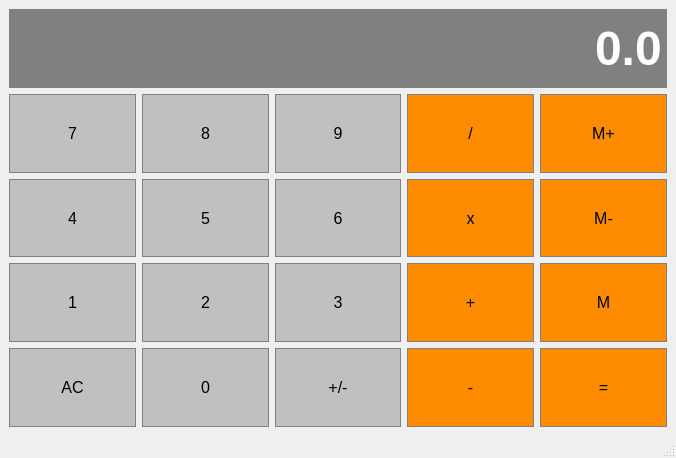
<?xml version="1.0" encoding="UTF-8"?>
<ui version="4.0">
 <class>Calculator</class>
 <widget class="QMainWindow" name="Calculator">
  <property name="geometry">
   <rect>
    <x>0</x>
    <y>0</y>
    <width>676</width>
    <height>458</height>
   </rect>
  </property>
  <property name="windowTitle">
   <string>Calculator</string>
  </property>
  <widget class="QWidget" name="centralwidget">
   <layout class="QGridLayout" name="gridLayout">
    <item row="2" column="3">
     <widget class="QPushButton" name="ButtonDivide">
      <property name="sizePolicy">
       <sizepolicy hsizetype="Preferred" vsizetype="Preferred">
        <horstretch>0</horstretch>
        <verstretch>0</verstretch>
       </sizepolicy>
      </property>
      <property name="font">
       <font>
        <pointsize>12</pointsize>
       </font>
      </property>
      <property name="styleSheet">
       <string notr="true">QPushButton{
	background-color:#FF8C00;
	border:1px solid gray;
	padding:5px;
}

QPushButton::pressed{
	background-color:#A9A9A9;
	border:1px solid gray;
	padding:5px;
}
</string>
      </property>
      <property name="text">
       <string>/</string>
      </property>
     </widget>
    </item>
    <item row="2" column="2">
     <widget class="QPushButton" name="Button9">
      <property name="sizePolicy">
       <sizepolicy hsizetype="Preferred" vsizetype="Preferred">
        <horstretch>0</horstretch>
        <verstretch>0</verstretch>
       </sizepolicy>
      </property>
      <property name="font">
       <font>
        <pointsize>12</pointsize>
       </font>
      </property>
      <property name="styleSheet">
       <string notr="true">QPushButton{
	background-color:#c0c0c0;
	border:1px solid gray;
	padding:5px;
}

QPushButton::pressed{
	background-color:#A9A9A9;
	border:1px solid gray;
	padding:5px;
}
</string>
      </property>
      <property name="text">
       <string>9</string>
      </property>
     </widget>
    </item>
    <item row="5" column="0">
     <widget class="QPushButton" name="Button4">
      <property name="sizePolicy">
       <sizepolicy hsizetype="Preferred" vsizetype="Preferred">
        <horstretch>0</horstretch>
        <verstretch>0</verstretch>
       </sizepolicy>
      </property>
      <property name="font">
       <font>
        <pointsize>12</pointsize>
       </font>
      </property>
      <property name="styleSheet">
       <string notr="true">QPushButton{
	background-color:#c0c0c0;
	border:1px solid gray;
	padding:5px;
}

QPushButton::pressed{
	background-color:#A9A9A9;
	border:1px solid gray;
	padding:5px;
}
</string>
      </property>
      <property name="text">
       <string>4</string>
      </property>
     </widget>
    </item>
    <item row="5" column="1">
     <widget class="QPushButton" name="Button5">
      <property name="sizePolicy">
       <sizepolicy hsizetype="Preferred" vsizetype="Preferred">
        <horstretch>0</horstretch>
        <verstretch>0</verstretch>
       </sizepolicy>
      </property>
      <property name="font">
       <font>
        <pointsize>12</pointsize>
       </font>
      </property>
      <property name="styleSheet">
       <string notr="true">QPushButton{
	background-color:#c0c0c0;
	border:1px solid gray;
	padding:5px;
}

QPushButton::pressed{
	background-color:#A9A9A9;
	border:1px solid gray;
	padding:5px;
}
</string>
      </property>
      <property name="text">
       <string>5</string>
      </property>
     </widget>
    </item>
    <item row="2" column="0">
     <widget class="QPushButton" name="Button7">
      <property name="sizePolicy">
       <sizepolicy hsizetype="Preferred" vsizetype="Preferred">
        <horstretch>0</horstretch>
        <verstretch>0</verstretch>
       </sizepolicy>
      </property>
      <property name="font">
       <font>
        <pointsize>12</pointsize>
       </font>
      </property>
      <property name="styleSheet">
       <string notr="true">QPushButton{
	background-color:#c0c0c0;
	border:1px solid gray;
	padding:5px;
}

QPushButton::pressed{
	background-color:#A9A9A9;
	border:1px solid gray;
	padding:5px;
}
</string>
      </property>
      <property name="text">
       <string>7</string>
      </property>
     </widget>
    </item>
    <item row="7" column="0">
     <widget class="QPushButton" name="Button1">
      <property name="sizePolicy">
       <sizepolicy hsizetype="Preferred" vsizetype="Preferred">
        <horstretch>0</horstretch>
        <verstretch>0</verstretch>
       </sizepolicy>
      </property>
      <property name="font">
       <font>
        <pointsize>12</pointsize>
       </font>
      </property>
      <property name="styleSheet">
       <string notr="true">QPushButton{
	background-color:#c0c0c0;
	border:1px solid gray;
	padding:5px;
}

QPushButton::pressed{
	background-color:#A9A9A9;
	border:1px solid gray;
	padding:5px;
}
</string>
      </property>
      <property name="text">
       <string>1</string>
      </property>
     </widget>
    </item>
    <item row="9" column="3">
     <widget class="QPushButton" name="Buttonminus">
      <property name="sizePolicy">
       <sizepolicy hsizetype="Preferred" vsizetype="Preferred">
        <horstretch>0</horstretch>
        <verstretch>0</verstretch>
       </sizepolicy>
      </property>
      <property name="font">
       <font>
        <pointsize>12</pointsize>
       </font>
      </property>
      <property name="styleSheet">
       <string notr="true">QPushButton{
	background-color:#FF8C00;
	border:1px solid gray;
	padding:5px;
}

QPushButton::pressed{
	background-color:#A9A9A9;
	border:1px solid gray;
	padding:5px;
}
</string>
      </property>
      <property name="text">
       <string>-</string>
      </property>
     </widget>
    </item>
    <item row="5" column="2">
     <widget class="QPushButton" name="Button6">
      <property name="sizePolicy">
       <sizepolicy hsizetype="Preferred" vsizetype="Preferred">
        <horstretch>0</horstretch>
        <verstretch>0</verstretch>
       </sizepolicy>
      </property>
      <property name="font">
       <font>
        <pointsize>12</pointsize>
       </font>
      </property>
      <property name="styleSheet">
       <string notr="true">QPushButton{
	background-color:#c0c0c0;
	border:1px solid gray;
	padding:5px;
}

QPushButton::pressed{
	background-color:#A9A9A9;
	border:1px solid gray;
	padding:5px;
}
</string>
      </property>
      <property name="text">
       <string>6</string>
      </property>
     </widget>
    </item>
    <item row="7" column="2">
     <widget class="QPushButton" name="Button3">
      <property name="sizePolicy">
       <sizepolicy hsizetype="Preferred" vsizetype="Preferred">
        <horstretch>0</horstretch>
        <verstretch>0</verstretch>
       </sizepolicy>
      </property>
      <property name="font">
       <font>
        <pointsize>12</pointsize>
       </font>
      </property>
      <property name="styleSheet">
       <string notr="true">QPushButton{
	background-color:#c0c0c0;
	border:1px solid gray;
	padding:5px;
}

QPushButton::pressed{
	background-color:#A9A9A9;
	border:1px solid gray;
	padding:5px;
}
</string>
      </property>
      <property name="text">
       <string>3</string>
      </property>
     </widget>
    </item>
    <item row="2" column="4">
     <widget class="QPushButton" name="ButtonMplus">
      <property name="sizePolicy">
       <sizepolicy hsizetype="Preferred" vsizetype="Preferred">
        <horstretch>0</horstretch>
        <verstretch>0</verstretch>
       </sizepolicy>
      </property>
      <property name="font">
       <font>
        <pointsize>12</pointsize>
       </font>
      </property>
      <property name="styleSheet">
       <string notr="true">QPushButton{
	background-color:#FF8C00;
	border:1px solid gray;
	padding:5px;
}

QPushButton::pressed{
	background-color:#A9A9A9;
	border:1px solid gray;
	padding:5px;
}
</string>
      </property>
      <property name="text">
       <string>M+</string>
      </property>
     </widget>
    </item>
    <item row="7" column="1">
     <widget class="QPushButton" name="Button2">
      <property name="sizePolicy">
       <sizepolicy hsizetype="Preferred" vsizetype="Preferred">
        <horstretch>0</horstretch>
        <verstretch>0</verstretch>
       </sizepolicy>
      </property>
      <property name="font">
       <font>
        <pointsize>12</pointsize>
       </font>
      </property>
      <property name="styleSheet">
       <string notr="true">QPushButton{
	background-color:#c0c0c0;
	border:1px solid gray;
	padding:5px;
}

QPushButton::pressed{
	background-color:#A9A9A9;
	border:1px solid gray;
	padding:5px;
}
</string>
      </property>
      <property name="text">
       <string>2</string>
      </property>
     </widget>
    </item>
    <item row="9" column="4">
     <widget class="QPushButton" name="ButtonEqual">
      <property name="sizePolicy">
       <sizepolicy hsizetype="Preferred" vsizetype="Preferred">
        <horstretch>0</horstretch>
        <verstretch>0</verstretch>
       </sizepolicy>
      </property>
      <property name="font">
       <font>
        <pointsize>12</pointsize>
       </font>
      </property>
      <property name="styleSheet">
       <string notr="true">QPushButton{
	background-color:#FF8C00;
	border:1px solid gray;
	padding:5px;
}

QPushButton::pressed{
	background-color:#A9A9A9;
	border:1px solid gray;
	padding:5px;
}
</string>
      </property>
      <property name="text">
       <string>=</string>
      </property>
     </widget>
    </item>
    <item row="7" column="3">
     <widget class="QPushButton" name="Buttonplus">
      <property name="sizePolicy">
       <sizepolicy hsizetype="Preferred" vsizetype="Preferred">
        <horstretch>0</horstretch>
        <verstretch>0</verstretch>
       </sizepolicy>
      </property>
      <property name="font">
       <font>
        <pointsize>12</pointsize>
       </font>
      </property>
      <property name="styleSheet">
       <string notr="true">QPushButton{
	background-color:#FF8C00;
	border:1px solid gray;
	padding:5px;
}

QPushButton::pressed{
	background-color:#A9A9A9;
	border:1px solid gray;
	padding:5px;
}
</string>
      </property>
      <property name="text">
       <string>+</string>
      </property>
     </widget>
    </item>
    <item row="2" column="1">
     <widget class="QPushButton" name="Buuton8">
      <property name="sizePolicy">
       <sizepolicy hsizetype="Preferred" vsizetype="Preferred">
        <horstretch>0</horstretch>
        <verstretch>0</verstretch>
       </sizepolicy>
      </property>
      <property name="font">
       <font>
        <pointsize>12</pointsize>
       </font>
      </property>
      <property name="styleSheet">
       <string notr="true">QPushButton{
	background-color:#c0c0c0;
	border:1px solid gray;
	padding:5px;
}

QPushButton::pressed{
	background-color:#A9A9A9;
	border:1px solid gray;
	padding:5px;
}
</string>
      </property>
      <property name="text">
       <string>8</string>
      </property>
     </widget>
    </item>
    <item row="7" column="4">
     <widget class="QPushButton" name="ButtonM">
      <property name="sizePolicy">
       <sizepolicy hsizetype="Preferred" vsizetype="Preferred">
        <horstretch>0</horstretch>
        <verstretch>0</verstretch>
       </sizepolicy>
      </property>
      <property name="font">
       <font>
        <pointsize>12</pointsize>
       </font>
      </property>
      <property name="styleSheet">
       <string notr="true">QPushButton{
	background-color:#FF8C00;
	border:1px solid gray;
	padding:5px;
}

QPushButton::pressed{
	background-color:#A9A9A9;
	border:1px solid gray;
	padding:5px;
}
</string>
      </property>
      <property name="text">
       <string>M</string>
      </property>
     </widget>
    </item>
    <item row="9" column="1">
     <widget class="QPushButton" name="Button0">
      <property name="sizePolicy">
       <sizepolicy hsizetype="Preferred" vsizetype="Preferred">
        <horstretch>0</horstretch>
        <verstretch>0</verstretch>
       </sizepolicy>
      </property>
      <property name="font">
       <font>
        <pointsize>12</pointsize>
       </font>
      </property>
      <property name="styleSheet">
       <string notr="true">QPushButton{
	background-color:#c0c0c0;
	border:1px solid gray;
	padding:5px;
}

QPushButton::pressed{
	background-color:#A9A9A9;
	border:1px solid gray;
	padding:5px;
}
</string>
      </property>
      <property name="text">
       <string>0</string>
      </property>
     </widget>
    </item>
    <item row="9" column="0">
     <widget class="QPushButton" name="ButtonAC">
      <property name="sizePolicy">
       <sizepolicy hsizetype="Preferred" vsizetype="Preferred">
        <horstretch>0</horstretch>
        <verstretch>0</verstretch>
       </sizepolicy>
      </property>
      <property name="font">
       <font>
        <pointsize>12</pointsize>
       </font>
      </property>
      <property name="styleSheet">
       <string notr="true">QPushButton{
	background-color:#c0c0c0;
	border:1px solid gray;
	padding:5px;
}

QPushButton::pressed{
	background-color:#A9A9A9;
	border:1px solid gray;
	padding:5px;
}
</string>
      </property>
      <property name="text">
       <string>AC</string>
      </property>
     </widget>
    </item>
    <item row="1" column="0" colspan="5">
     <widget class="QLineEdit" name="Display">
      <property name="sizePolicy">
       <sizepolicy hsizetype="Preferred" vsizetype="Preferred">
        <horstretch>0</horstretch>
        <verstretch>0</verstretch>
       </sizepolicy>
      </property>
      <property name="font">
       <font>
        <family>Arial</family>
        <pointsize>36</pointsize>
        <weight>75</weight>
        <bold>true</bold>
       </font>
      </property>
      <property name="styleSheet">
       <string notr="true">QLineEdit{
	background-color:gray;
	border:1px solid gray;
	color:#ffffff
}</string>
      </property>
      <property name="text">
       <string>0.0</string>
      </property>
      <property name="alignment">
       <set>Qt::AlignRight|Qt::AlignTrailing|Qt::AlignVCenter</set>
      </property>
     </widget>
    </item>
    <item row="9" column="2">
     <widget class="QPushButton" name="ButtonPM">
      <property name="sizePolicy">
       <sizepolicy hsizetype="Preferred" vsizetype="Preferred">
        <horstretch>0</horstretch>
        <verstretch>0</verstretch>
       </sizepolicy>
      </property>
      <property name="font">
       <font>
        <pointsize>12</pointsize>
       </font>
      </property>
      <property name="styleSheet">
       <string notr="true">QPushButton{
	background-color:#c0c0c0;
	border:1px solid gray;
	padding:5px;
}

QPushButton::pressed{
	background-color:#A9A9A9;
	border:1px solid gray;
	padding:5px;
}
</string>
      </property>
      <property name="text">
       <string>+/-</string>
      </property>
     </widget>
    </item>
    <item row="5" column="3">
     <widget class="QPushButton" name="Buttonmulti">
      <property name="sizePolicy">
       <sizepolicy hsizetype="Preferred" vsizetype="Preferred">
        <horstretch>0</horstretch>
        <verstretch>0</verstretch>
       </sizepolicy>
      </property>
      <property name="font">
       <font>
        <pointsize>12</pointsize>
       </font>
      </property>
      <property name="styleSheet">
       <string notr="true">QPushButton{
	background-color:#FF8C00;
	border:1px solid gray;
	padding:5px;
}

QPushButton::pressed{
	background-color:#A9A9A9;
	border:1px solid gray;
	padding:5px;
}
</string>
      </property>
      <property name="text">
       <string>x</string>
      </property>
     </widget>
    </item>
    <item row="5" column="4">
     <widget class="QPushButton" name="ButtonMminus">
      <property name="sizePolicy">
       <sizepolicy hsizetype="Preferred" vsizetype="Preferred">
        <horstretch>0</horstretch>
        <verstretch>0</verstretch>
       </sizepolicy>
      </property>
      <property name="font">
       <font>
        <pointsize>12</pointsize>
       </font>
      </property>
      <property name="styleSheet">
       <string notr="true">QPushButton{
	background-color:#FF8C00;
	border:1px solid gray;
	padding:5px;
}

QPushButton::pressed{
	background-color:#A9A9A9;
	border:1px solid gray;
	padding:5px;
}
</string>
      </property>
      <property name="text">
       <string>M-</string>
      </property>
     </widget>
    </item>
   </layout>
  </widget>
  <widget class="QMenuBar" name="menubar">
   <property name="geometry">
    <rect>
     <x>0</x>
     <y>0</y>
     <width>676</width>
     <height>26</height>
    </rect>
   </property>
  </widget>
  <widget class="QStatusBar" name="statusbar"/>
 </widget>
 <resources/>
 <connections/>
</ui>
